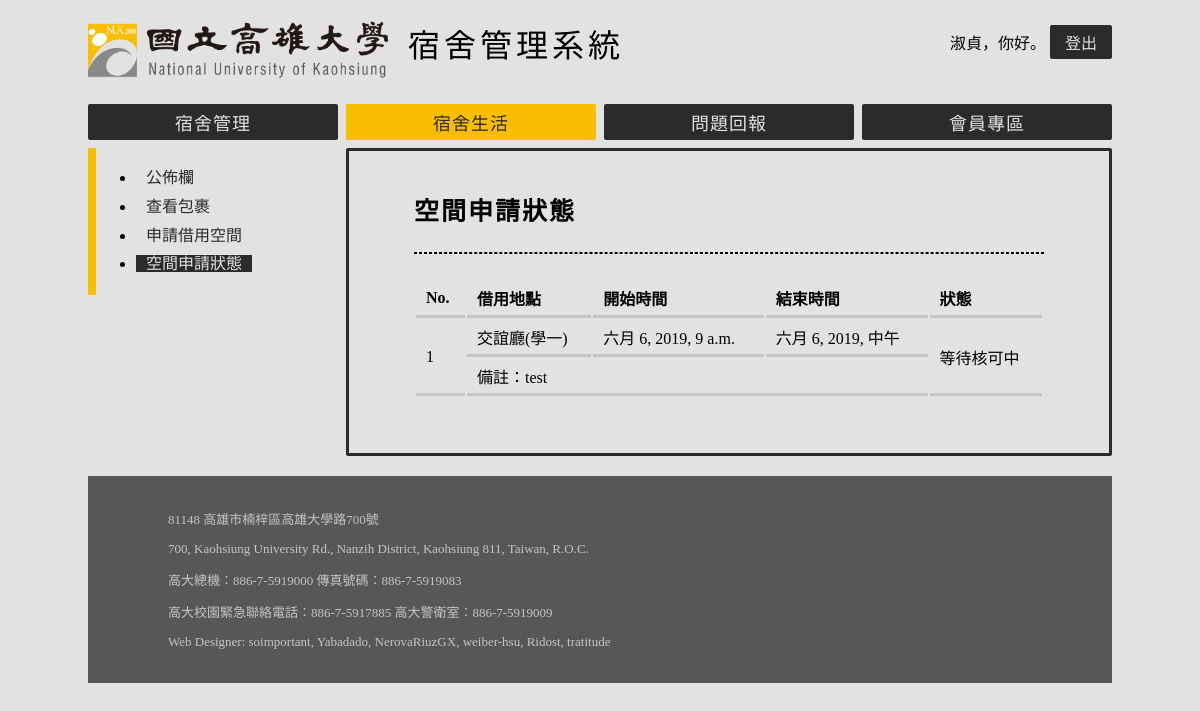
The app's page /DLS/borrow/status/ (signed in) with its own data.
### AS/models.py (models this page shows)
class BorrowRecord(models.Model):
    STATES = (
        (0, '等待核可中'),
        (1, '核可完成'),
        (2, '退件')
    )
    tag = models.ForeignKey('Equipment', on_delete = models.CASCADE)
    account = models.ForeignKey('Account', on_delete = models.CASCADE)
    start_time = models.DateTimeField()
    end_time = models.DateTimeField()
    memo = models.CharField(max_length = 512)
    confirm = models.IntegerField(choices = STATES)

class Equipment(models.Model):
    STATES = (
        ('Free', '可借用'),
        ('InUse', '出借中'),
        ('NotAvailable', '不可使用')
    )
    tag = models.CharField(max_length = 16, primary_key = True)
    name = models.CharField(max_length = 20)
    current_state = models.CharField(max_length = 16, choices = STATES)

### DLS/views.py (the view)
# urls.py: path('borrow/status/', ShowStatus),
@login_required(login_url='/AS/login/')
def ShowStatus(request):
    is_manager = IsManager(request)
    record = BorrowRecord.objects.filter(account = Account.objects.get(user = auth.get_user(request)))
    return render(request, 'borrow/showstatus.html', locals())

### DLS/views.py (called while the page is built)
@login_required(login_url='/AS/login/')
def IsManager(request):
    user = Account.objects.get(user = auth.get_user(request))
    return user.permission <= 1

### DLS/templates/borrow/showstatus.html (shortened to what this page needs)
{% extends "AS/base.html" %}
{% block navbar %}
    {% include "navbar.html" %}
{% endblock %}
{% block sidebar %}
<ul>
    <li><a href="/DLS/billboard/" class="sidebar-item">公佈欄</a></li>
    {% if is_manager %}
        <li><a href="/DLS/package/" class="sidebar-item">包裹管理</a></li>
        <li><a href="/DLS/borrow/manage/" class="sidebar-item">借用空間管理</a></li>
    {% else %}
        <li><a href="/DLS/package/" class="sidebar-item">查看包裹</a></li>
        <li><a href="/DLS/borrow/apply/" class="sidebar-item">申請借用空間</a></li>
        <li><a href="/DLS/borrow/status/" class = "sidebar-item-selected">空間申請狀態</a></li>
    {% endif %}
</ul>
{% endblock %}
{% block article %}
<h1>空間申請狀態</h1>
<hr class="heading">
    <table class="vertical">
        <thead>
            <tr>
                <th>No.</th>
                <th>借用地點</th>
                <th>開始時間</th>
                <th>結束時間</th>
                <th>狀態</th>
            </tr>
        </thead>
        {% for r in record %}
            <tbody class="table-block">
                <tr>
                    <td rowspan="2">{{ r.id }}</td>
                    <td>{{ r.tag.name }}</td>
                    <td>{{ r.start_time }}</td>
                    <td>{{ r.end_time }}</td>
                    <td rowspan="2" style="white-space: nowrap">{{ r.get_confirm_display }}</td>
                </tr>
                <tr>
                    <td colspan="3">備註：{{ r.memo }}</td>
                </tr>
            </tbody>
        {% endfor %}
    </table>
{% endblock %}

### AS/templates/AS/base.html (shortened to what this page needs)
<!DOCTYPE html>
<html>
<head>
    {% load staticfiles %}
    <link rel=stylesheet type="text/css" href={% static "AS/main_style.css" %}>
</head>
<body id="body">
    <div id="main-container">
        <header id="header">
            <div id="system-logo">
                <span><a href="/"><img src={% static "AS/logoword_.png" %} width=300 height=60></a></span>
            </div>
            <div id="system-title">
                <span>宿舍管理系統</span>
            </div>
            <div id="login">
                {% if request.user.is_authenticated %}
                <span>
                    {% if request.user.first_name and request.user.first_name.strip %}
                        {{ request.user.first_name }}，你好。
                    {% else %}
                        使用者，你好。
                    {% endif %}
                </span>
                <span>
                    <a href="/AS/logout/" class="login-button">登出</a>
                </span>
                {% endif %}
            </div>
        </header>
        <div id="content-container">
            <nav id="navbar">
                {% block navbar %}{% endblock %}
            </nav>
            <div id="content">
                <aside id="sidebar">
                    <div id="sidebar-guide"></div>
                    <div id="sidebar-list">{% block sidebar %}{% endblock %}</div>
                </aside>
                <div id="article">{% block article %}{% endblock %}</div>
            </div>
        </div>
        <footer id="footer">
            <p>81148 高雄市楠梓區高雄大學路700號</p>
            <p>700, Kaohsiung University Rd., Nanzih District, Kaohsiung 811, Taiwan, R.O.C.</p>
            <p>高大總機：886-7-5919000 傳真號碼：886-7-5919083</p>
            <p>高大校園緊急聯絡電話：886-7-5917885 高大警衛室：886-7-5919009</p>
            <p>Web Designer: soimportant, Yabadado, NerovaRiuzGX, weiber-hsu, Ridost, tratitude</p>
        </footer>
    </div>
</body>
</html>

### AS/static/AS/main_style.css (style rules this page uses)
* { -webkit-box-sizing: border-box; -moz-box-sizing: border-box; box-sizing: border-box; transition: background-color .15s ease-out, font-color .15s ease-out; }
#body { font-family: "NS-Regular"; background-color: #e2e2e2; margin: 0 auto; max-width: 1024px; min-width: 600px; }
#header { display: flex; align-items: stretch; margin: 20px 0; }
#system-title { flex: 1; min-width: 240px; font-family: "NS-Bold"; padding-left: 20px; font-size: 32px; letter-spacing: 4px; vertical-align: middle; }
#login { flex: 1; padding-top: 5px; padding-right: 0; vertical-align: middle; text-align: right; min-width: 120px; }
.login-button:link, .login-button:visited { background-color: #2b2b2b; color: #e2e2e2; text-decoration: none; padding: 5px 15px; text-align: center; display: inline-block; min-width: 45px; border-radius: 2px; }
#content-container { margin: 20px 0; }
#navbar { display: flex; justify-content: space-between; margin: 8px 0; }
#content { display: flex; align-items: flex-start; justify-content: space-between; margin: 5px 0; }
#sidebar { flex: 1; max-width: 250px; min-width: 150px; flex-basis: 250px; display: flex; }
#sidebar-guide { width: 8px; background-color: #fabe00; }
#sidebar-list { line-height: 180%; }
#sidebar-list li a { padding: 0 10px; }
.sidebar-item:link, .sidebar-item:visited { text-decoration: none; color: #2b2b2b; }
.sidebar-item-selected:link, .sidebar-item-selected:visited { background-color: #2b2b2b; text-decoration: none; color: #e2e2e2; }
#article { flex: 3; padding: 40px 65px; max-width: 766px; min-width: 450px; flex-basis: 750px; border: 3px solid #2b2b2b; border-radius: 2px; }
#footer { position: relative; padding: 20px 80px; font-size: 13px; color: #c4c4c4; background-color: #575757; }
hr.heading { border: 1px dashed; margin: 25px auto; }
h1 { font-size: 25px; font-family: "NS-Medium"; letter-spacing: 2px; margin-top: 0; }
.vertical { border: transparent; width: 100%; table-layout: auto; margin: 15px 0; }
.vertical th, .vertical td { font-family: "NS-Regular"; text-align: left; vertical-align: middle; padding: 5px 10px; border-bottom: 3px solid #c4c4c4; }
.vertical td { height: 30px; }

### records on screen
BorrowRecord: id "1", tag.name "交誼廳(學一)", start_time "六月 6, 2019, 9 a.m.", end_time "六月 6, 2019, 中午", confirm "等待核可中", memo "test"

### other values on screen
{{ request.user.first_name }} "淑貞"
